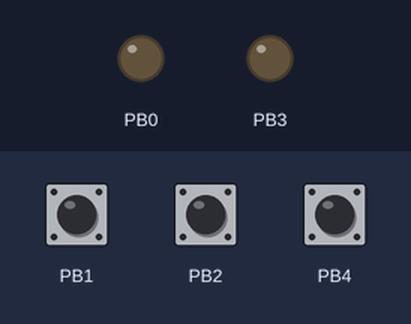
Bench run of a sketch on a simulated ATtiny85, built with avr-gcc and run on an emulated ATtiny85. On the bench: output pins drawn as LEDs (lit = HIGH). Inputs (shaded band) come from the test bench; at power-on: PB2 HIGH, PB1 HIGH, PB4 HIGH.

Above: at 1.4 s.
1.5 s: PB2 pulled LOW for 0.15 s
At 6.62 s:
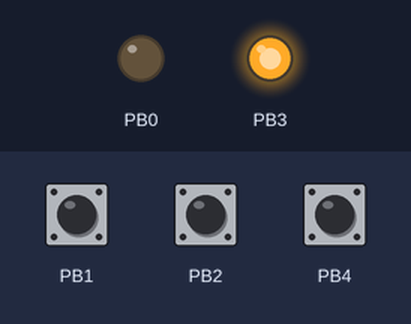
Timing chart, 0 to 13.5 s (numbered marks = the images above; inputs shaded):
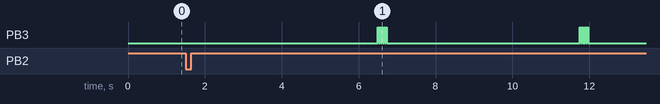

Measured:
- after the input at 1.5 s, PB3: goes 4 × (HIGH 0.03 s, LOW 0.03 s), HIGH 0.03 s, LOW 5.0 s, 4 × (HIGH 0.03 s, LOW 0.03 s), HIGH 0.03 s, then LOW, starting after 5.0 s

The sketch:

attiny85_code.ino
```cpp
/*
  Windless windchime control code

  Operation: ON_OFF_PIN turns the device on if it is off and vice versa. While the device is off, LEVEL_UP_PIN and LEVEL_DOWN_PIN presses are ignored.
  When the device is turned on, the COIL_OUT_PIN is activated every DEFAULT_PULSE_RATE x TIME_BASE_MSEC milliseconds. To make the coil activation
  more frequent, user needs to press the LEVEL_UP_PIN. To reduce the coil activation rate, user needs to press the LEVEL_DOWN_PIN. Each button press
  increases or descreases the coil activation rate by TIME_BASE_MSEC milliseconds. The slowest coil activation rate is MIN_COIL_PULSE_RATE x TIME_BASE_MSEC milliseconds.
  The fastest coil activation rate is MAX_COIL_PULSE_RATE x TIME_BASE_MSEC milliseconds.

  Each time any of the ON_OFF_PIN, LEVEL_UP_PIN or LEVEL_DOWN_PINs are pressed the LED_OUT_PIN goes high twice; one for the rising edge and one for the falling edge as
  a result of mechanically pressing and depressing the pushbutton. All the pin interactions are interrupt driven.

  by circuitapps
  October 2023
*/
#include <avr/io.h>

// PORT B DEFINITIONS
#define PB5_PIN1 PB5
#define PB4_PIN3 PB4
#define PB3_PIN2 PB3
#define PB2_PIN7 PB2
#define PB1_PIN6 PB1
#define PB0_PIN5 PB0

// Application pin definitions
#define COIL_OUT_PIN PB3_PIN2
#define LED_OUT_PIN PB0_PIN5
#define LEVEL_UP_PIN PB1_PIN6
#define LEVEL_DOWN_PIN PB4_PIN3
#define ON_OFF_PIN PB2_PIN7

#define PC_INT_VECTOR PCINT0_vect  // On ATtiny85, there is ONE interrupt vector (i.e., one interrupt service routine) that gets called when ANY of the ctive interrupt pins are triggered !

//#define MAX_REPS 20
#define MAX_COIL_PULSE_RATE 1  // Pulse once every second
#define MIN_COIL_PULSE_RATE 10  // Pulse once every ten seconds
#define TIME_BASE_MSEC 1000  // Maximum time delay (in milliseconds) before the coil can be reactivated
#define DEFAULT_PULSE_RATE 5  // initialization value at power up

#define PULSE_DRIVE_ON_PERIOD_MSEC 25  // How long the COIL_OUT_PIN is kept HIGH in milliseconds
#define PULSE_DRIVE_OFF_PERIOD_MSEC 25  // How long the COIL_OUT_PIN is kept LOW in milliseconds

#define POWER_ON 1
#define POWER_OFF 0

// Global variables follow
int current_pulse_rate = 5;  // default coil activation rate is once per 5 seconds
int current_on_off_state = POWER_OFF;

void pulse_drive(int output_pin, int on_duration_ms, int off_duration_ms)
{
  digitalWrite(output_pin, HIGH);  // turn pin on (HIGH is the voltage level)
  delay(on_duration_ms);           // wait
  digitalWrite(output_pin, LOW);   // turn pin off by making the voltage LOW
  delay(off_duration_ms);          // wait
}

void pin_interrupt_test_setup()
{
  int current_pulse_rate = 5;  // default coil activation rate is once per 5 seconds
  current_on_off_state = POWER_OFF;

  cli();  // disable interrupts during set up
  // Three pin interrupts are enabled below
  PCMSK |= (1 << LEVEL_UP_PIN) | (1 << LEVEL_DOWN_PIN) | (1 << ON_OFF_PIN);
  GIFR  |= (1 << PCIF);  // clear any outstanding interrupts
  GIMSK |= (1 << PCIE);  // Pin Change Interrupts are Enabled
  pinMode(LEVEL_UP_PIN, INPUT_PULLUP);  // 20K pullup enabled. Pin needs to operate in "active low"
  pinMode(LEVEL_DOWN_PIN, INPUT_PULLUP);  // 20K pullup enabled. Pin needs to operate in "active low"
  pinMode(ON_OFF_PIN, INPUT_PULLUP);  // 20K pullup enabled. Pin needs to operate in "active low"
  pinMode(LED_OUT_PIN, OUTPUT);
  pinMode(COIL_OUT_PIN, OUTPUT);
  sei();  // enable interrupts after set up (last line of set up)
}


ISR(PC_INT_VECTOR)
{
  // One of the interrupt pins got triggered. Identify which.

  // Turn LED on at the start
  digitalWrite(LED_OUT_PIN, HIGH);  // turn pin on (HIGH is the voltage level)

  if(digitalRead(LEVEL_UP_PIN) == LOW)
  {
    if(current_on_off_state == POWER_ON)
    {
      // This interrupt will work ONLY IF power is ON
      if(current_pulse_rate > MAX_COIL_PULSE_RATE)
      {
        // Pulse rate not at fastest rate yet
        --current_pulse_rate;  // pulse one second faster
      }
    }
    else
      current_pulse_rate = DEFAULT_PULSE_RATE;

  }
  else if(digitalRead(LEVEL_DOWN_PIN) == LOW)
  {
      if(current_on_off_state == POWER_ON)
      {
        // This interrupt will work ONLY IF power is ON
        if(current_pulse_rate < MIN_COIL_PULSE_RATE)
        {
          // Pulse rate not at slowest rate yet
          ++current_pulse_rate;  // pulse one second faster
        }
      }
      else
        current_pulse_rate = DEFAULT_PULSE_RATE;

  }
  else
  {
    // ON_OFF_PIN must have fired
    if(digitalRead(ON_OFF_PIN) == LOW)
    {
      if(current_on_off_state == POWER_OFF)
      {
        // Power turned ON
        current_pulse_rate = DEFAULT_PULSE_RATE;
        //last_trigger = 3;
        current_on_off_state = POWER_ON;  // Power now turned ON
      }
      else
      {
        // Power now turned OFF
        current_pulse_rate = DEFAULT_PULSE_RATE;
        //last_trigger = 0;
        current_on_off_state = POWER_OFF;  // Power now turned OFF
      }
    }

  }

  // Turn LED off at the end
  digitalWrite(LED_OUT_PIN, LOW);   // turn pin off by making the voltage LOW

}

void coil_activation()
{
  int i;

  delay(TIME_BASE_MSEC * current_pulse_rate);   // wait based on current coil activation delay state

  for(i=0; i<5; ++i)
  {
    pulse_drive(COIL_OUT_PIN, PULSE_DRIVE_ON_PERIOD_MSEC, PULSE_DRIVE_OFF_PERIOD_MSEC);
  }

}

// the setup function runs once when you press reset or power the board
void setup() {

  // windless_chime_setup();
  pin_interrupt_test_setup();

  delay(250);   // wait
  current_pulse_rate = DEFAULT_PULSE_RATE;
  current_on_off_state = POWER_OFF;
  digitalWrite(LED_OUT_PIN, LOW);
  digitalWrite(COIL_OUT_PIN, LOW);
}

// the loop function runs over and over again forever

void loop() {

  if(current_on_off_state == POWER_ON)
    coil_activation();  // main functional routine

}
```
